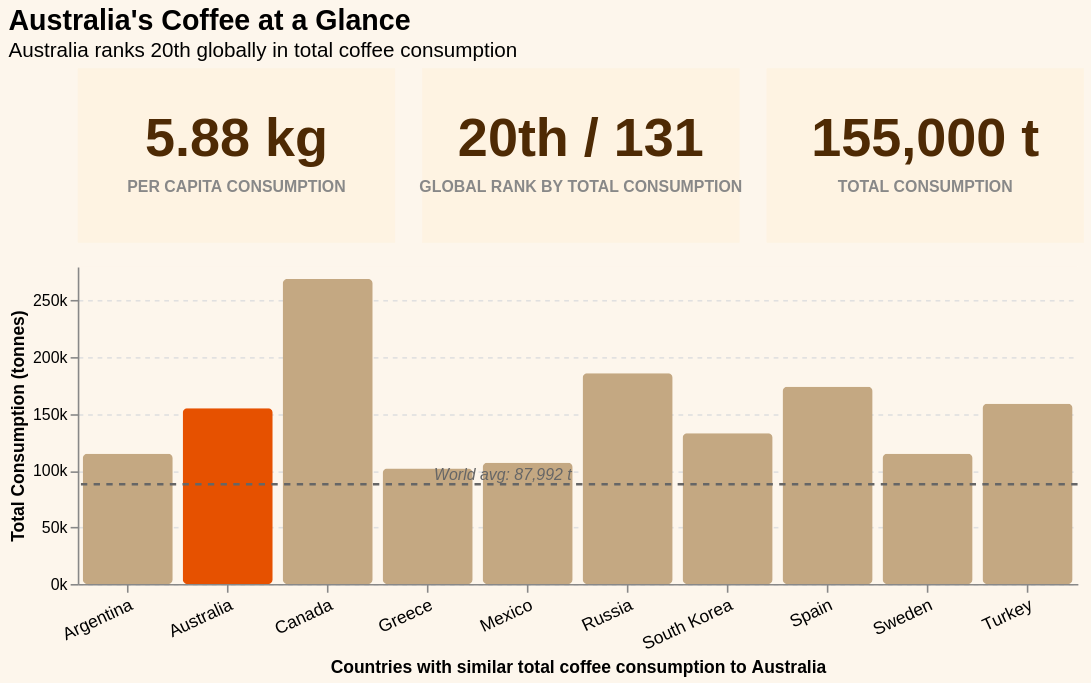

Source (Vega-Lite JSON):
### Vega-Lite specification from a JSON file in a GitHub repository (floating-point values rounded to 4 significant figures)
{"$schema": "https://vega.github.io/schema/vega-lite/v6.json", "background": "#fdf6ec", "title": {"text": "Australia's Coffee at a Glance", "subtitle": "Australia ranks 20th globally in total coffee consumption", "fontSize": 18, "subtitleFontSize": 13, "anchor": "start"}, "config": {"view": {"fill": "#fdf6ec", "stroke": null}, "concat": {"spacing": 15}}, "vconcat": [{"hconcat": [{"width": 200, "height": 110, "view": {"fill": "#fef3e2"}, "layer": [{"data": {"values": [{"x": 100, "y": 45, "text": "5.88 kg"}]}, "mark": {"type": "text", "fontSize": 34, "fontWeight": "bold", "color": "#4e2a04"}, "encoding": {"x": {"field": "x", "type": "quantitative", "scale": {"domain": [0, 200]}, "axis": null}, "y": {"field": "y", "type": "quantitative", "scale": {"domain": [0, 110], "reverse": true}, "axis": null}, "text": {"field": "text", "type": "nominal"}}}, {"data": {"values": [{"x": 100, "y": 75, "text": "PER CAPITA CONSUMPTION"}]}, "mark": {"type": "text", "fontSize": 10, "fontWeight": "bold", "color": "#888888"}, "encoding": {"x": {"field": "x", "type": "quantitative", "scale": {"domain": [0, 200]}, "axis": null}, "y": {"field": "y", "type": "quantitative", "scale": {"domain": [0, 110], "reverse": true}, "axis": null}, "text": {"field": "text", "type": "nominal"}}}]}, {"width": 200, "height": 110, "view": {"fill": "#fef3e2"}, "layer": [{"data": {"values": [{"x": 100, "y": 45, "text": "20th / 131"}]}, "mark": {"type": "text", "fontSize": 34, "fontWeight": "bold", "color": "#4e2a04"}, "encoding": {"x": {"field": "x", "type": "quantitative", "scale": {"domain": [0, 200]}, "axis": null}, "y": {"field": "y", "type": "quantitative", "scale": {"domain": [0, 110], "reverse": true}, "axis": null}, "text": {"field": "text", "type": "nominal"}}}, {"data": {"values": [{"x": 100, "y": 75, "text": "GLOBAL RANK BY TOTAL CONSUMPTION"}]}, "mark": {"type": "text", "fontSize": 10, "fontWeight": "bold", "color": "#888888"}, "encoding": {"x": {"field": "x", "type": "quantitative", "scale": {"domain": [0, 200]}, "axis": null}, "y": {"field": "y", "type": "quantitative", "scale": {"domain": [0, 110], "reverse": true}, "axis": null}, "text": {"field": "text", "type": "nominal"}}}]}, {"width": 200, "height": 110, "view": {"fill": "#fef3e2"}, "layer": [{"data": {"values": [{"x": 100, "y": 45, "text": "155,000 t"}]}, "mark": {"type": "text", "fontSize": 34, "fontWeight": "bold", "color": "#4e2a04"}, "encoding": {"x": {"field": "x", "type": "quantitative", "scale": {"domain": [0, 200]}, "axis": null}, "y": {"field": "y", "type": "quantitative", "scale": {"domain": [0, 110], "reverse": true}, "axis": null}, "text": {"field": "text", "type": "nominal"}}}, {"data": {"values": [{"x": 100, "y": 75, "text": "TOTAL CONSUMPTION"}]}, "mark": {"type": "text", "fontSize": 10, "fontWeight": "bold", "color": "#888888"}, "encoding": {"x": {"field": "x", "type": "quantitative", "scale": {"domain": [0, 200]}, "axis": null}, "y": {"field": "y", "type": "quantitative", "scale": {"domain": [0, 110], "reverse": true}, "axis": null}, "text": {"field": "text", "type": "nominal"}}}]}]}, {"width": 630, "height": 200, "data": {"values": [{"Country": "Canada", "tonnes": 269000, "highlight": false}, {"Country": "Russia", "tonnes": 186000, "highlight": false}, {"Country": "Spain", "tonnes": 174000, "highlight": false}, {"Country": "Turkey", "tonnes": 159000, "highlight": false}, {"Country": "Australia", "tonnes": 155000, "highlight": true}, {"Country": "South Korea", "tonnes": 133000, "highlight": false}, {"Country": "Argentina", "tonnes": 115000, "highlight": false}, {"Country": "Sweden", "tonnes": 115000, "highlight": false}, {"Country": "Mexico", "tonnes": 107000, "highlight": false}, {"Country": "Greece", "tonnes": 102000, "highlight": false}]}, "layer": [{"mark": {"type": "bar", "cornerRadius": 3}, "encoding": {"x": {"field": "Country", "type": "nominal", "sort": {"field": "tonnes", "order": "descending"}, "axis": {"title": "Countries with similar total coffee consumption to Australia", "labelAngle": -25, "labelFontSize": 11, "titleFontSize": 11}}, "y": {"field": "tonnes", "type": "quantitative", "axis": {"title": "Total Consumption (tonnes)", "format": "~s", "titleFontSize": 11, "grid": true, "gridDash": [3, 3], "gridColor": "#e0e0e0"}}, "color": {"condition": {"test": "datum.highlight", "value": "#e65100"}, "value": "#c4a882"}, "tooltip": [{"field": "Country", "type": "nominal", "title": "Country"}, {"field": "tonnes", "type": "quantitative", "title": "Total Consumption (tonnes)", "format": ","}]}}, {"mark": {"type": "rule", "color": "#666", "strokeDash": [4, 4], "strokeWidth": 1.5}, "data": {"values": [{"y": 87992}]}, "encoding": {"y": {"field": "y", "type": "quantitative"}}}, {"mark": {"type": "text", "align": "left", "dx": 4, "dy": -6, "fontSize": 10, "color": "#666", "fontStyle": "italic"}, "data": {"values": [{"x": "Greece", "y": 87992, "label": "World avg: 87,992 t"}]}, "encoding": {"x": {"field": "x", "type": "nominal"}, "y": {"field": "y", "type": "quantitative"}, "text": {"field": "label", "type": "nominal"}}}]}]}
